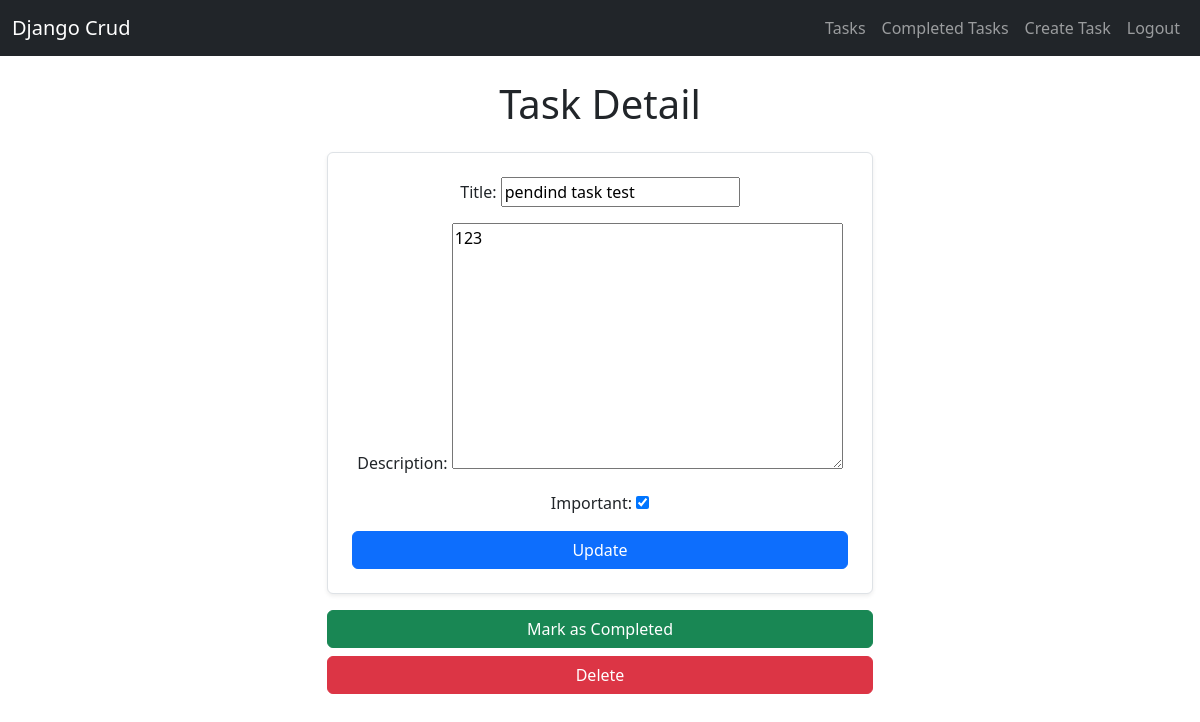
The app's page /task_detail/4 (signed in), older data.
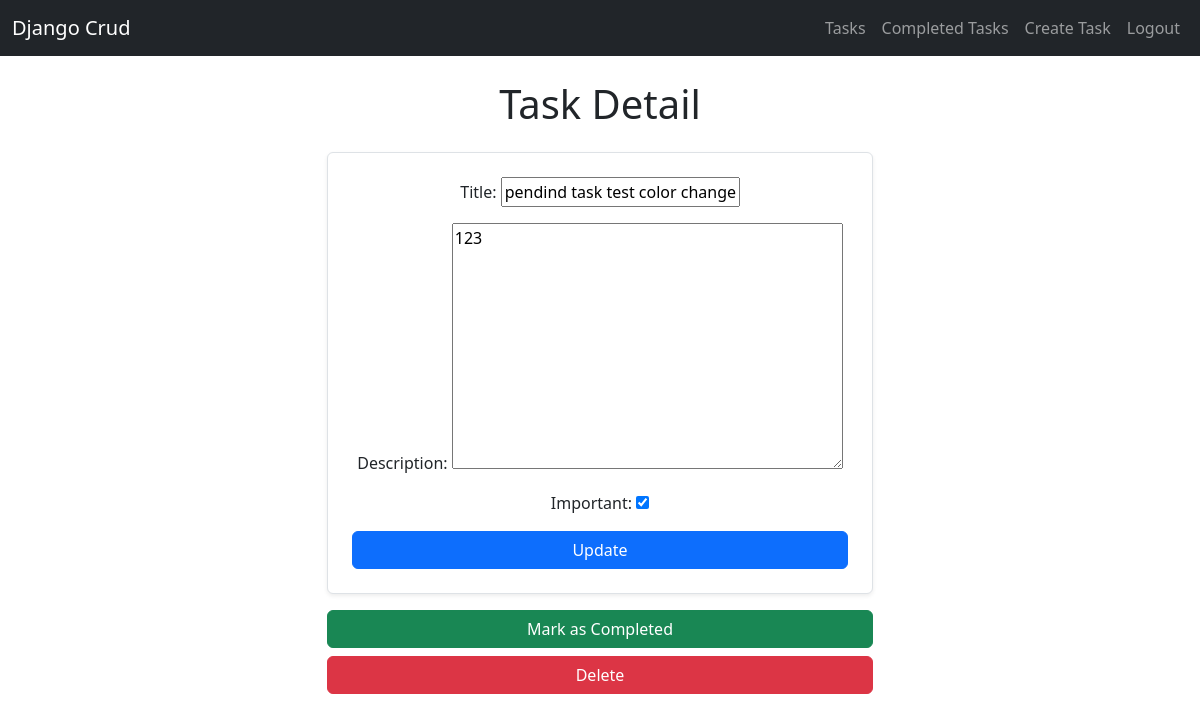
The same page, newer data.
### tasks/models.py (models this page shows, shortened)
class Task(models.Model):
    title = models.CharField(max_length=200)
    description = models.TextField(blank=True)
    creationdate = models.DateTimeField(auto_now_add=True)
    completiondate = models.DateTimeField(null=True, blank=True)
    important = models.BooleanField(default=False)
    user = models.ForeignKey(User, on_delete=models.CASCADE)

### tasks/views.py (the view, shortened to what this page needs)
# urls.py: path('task_detail/<int:task_id>', views.task_detail, name="taskdetail"),
@login_required
def task_detail(request, task_id):
    if request.method == 'GET':
        task_selected = get_object_or_404(Task, pk=task_id, user=request.user)
        detailform = createtaskform(instance=task_selected)
        return render(request, 'task_detail.html', {
            'task': task_selected,
            'form': detailform
        })

### tasks/forms.py
class createtaskform(ModelForm):
    class Meta:
        model= Task
        fields=['title','description','important']

### tasks/templates/task_detail.html (shortened to what this page needs)
{% extends 'base.html' %}
{% block content %}
<div class="row justify-content-center">
    <div class="col-md-6">
        <h1 class="mb-4 text-center">Task Detail</h1>
        <form action="" method="POST" class="border p-4 rounded shadow-sm bg-white mb-3">
            {% for field in form %}
                <div class="mb-3 text-center">
                    {{ field.label_tag }}
                    {{ field }}
                </div>
            {% endfor %}
            <button type="submit" class="btn btn-primary w-100">Update</button>
        </form>
        <form action="{% url 'completetask' task.id %}" method="POST" class="mb-2">
            <button type="submit" class="btn btn-success w-100">Mark as Completed</button>
        </form>
        <form action="{% url 'deletetask' task.id %}" method="POST">
            <button type="submit" class="btn btn-danger w-100">Delete</button>
        </form>
    </div>
</div>
{% endblock %}

Row changes from the older to the newer data that the page shows:
changed Task: title "pendind task test" → "pendind task test color change"
